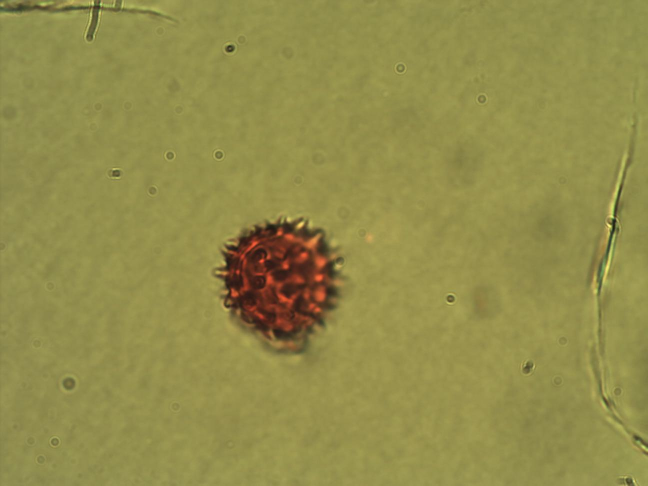
#> input picture Test/ageratum.png, 1296 x 972 px (shown at 1/2 size); its folder holds only this picture in this run
$ python -i preprocessing.py   (imports and definitions only)   (older library calls are emulated)
#> lines starting #> are read from the running program, lines starting #| are printed output that depends on the picture; after the words box and inside, x2 and y2 are one past the last pixel; in counts of white or black regions, pixels touching at a corner belong together
#> in preprocess_pipeline, image is the input picture: shape (972, 1296, 3); mean B, G, R 74.9, 140.9, 146.5
import cv2
import numpy as np
import matplotlib.pyplot as plt


def convert_to_gray(image: np.ndarray) -> np.ndarray:
    return cv2.cvtColor(image, cv2.COLOR_BGR2GRAY)


# decorrelation stretching -- doesn't seem to work as intended
# [21 lines left out: function decorrelation_stretch, not called in this run]

# alternative to decorrelation stretching, enhancing contrast
def apply_clahe_per_channel(image):
    # Split the channels
    channels = cv2.split(image)
    clahe = cv2.createCLAHE(clipLimit=2.0, tileGridSize=(8, 8))
    enhanced_channels = [clahe.apply(ch) for ch in channels]

    # Merge the channels back
    enhanced_image = cv2.merge(enhanced_channels)
    return enhanced_image

# CLAHE on LAB (Lightness):
# The L channel in the LAB color space represents lightness, which can be enhanced independently without affecting color saturation.
def apply_clahe_on_lab(image):
    # Convert to LAB color space
    lab_image = cv2.cvtColor(image, cv2.COLOR_RGB2LAB)
#> lab_image: shape (972, 1296, 3); mean of channels 0, 1, 2 139.3, 108.9, 118.5

    # Apply CLAHE to the L (lightness) channel
    l, a, b = cv2.split(lab_image)
    clahe = cv2.createCLAHE(clipLimit=2.0, tileGridSize=(8, 8))
    l_enhanced = clahe.apply(l)
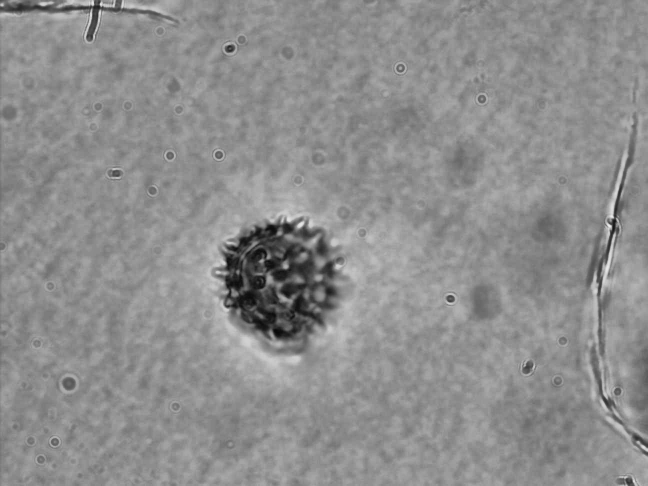
#> l_enhanced: shape (972, 1296) (shown at 1/2 size); min 7, max 242, mean 142
    lab_enhanced = cv2.merge((l_enhanced, a, b))
#> lab_enhanced: shape (972, 1296, 3); mean of channels 0, 1, 2 142, 108.9, 118.5

    # Convert back to RGB
    enhanced_image = cv2.cvtColor(lab_enhanced, cv2.COLOR_LAB2RGB)
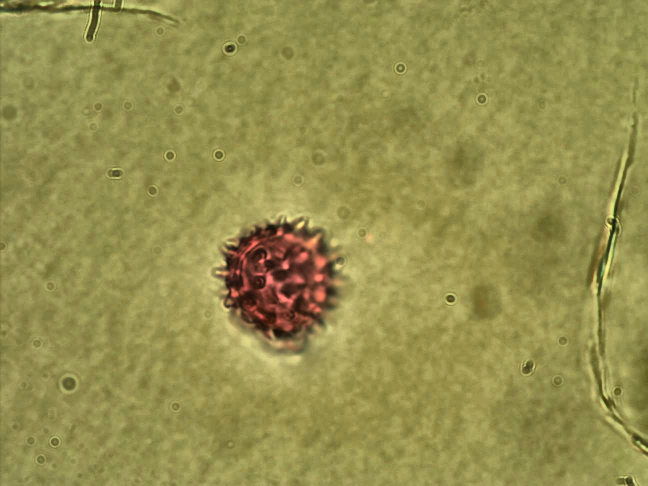
#> enhanced_image: shape (972, 1296, 3) (shown at 1/2 size); mean B, G, R 78.2, 143.8, 149.3
    return enhanced_image


# use Gaussian of laplacian to find edges - no-no for now
# [34 lines left out: function preprocess_findedges, not called in this run]


# best one so far, using the pipeline proposed by M. del Pozo-Banos et al. (M. del Pozo-Baños, et al., Features extraction techniques for pollen grain classification, Neurocomputing (2014), http://dx.doi.org/10.1016/j.neucom.2014.05.085i)
def preprocess_pipeline(image_path):
    image = cv2.imread(image_path)
    enhanced_image = apply_clahe_on_lab(image)
    enhanced_image2 = apply_clahe_per_channel(image) # results were not as good...
#> in apply_clahe_per_channel, `enhanced_channels = [clahe.apply(ch) for ch in channels]`: enhanced_channels = 3 items

    # Step 3: Convert to HSV and extract the saturation (S) channel
    hsv_image = cv2.cvtColor(enhanced_image, cv2.COLOR_RGB2HSV)
#> hsv_image: shape (972, 1296, 3); mean H, S, V 92.3, 122.5, 149.4
    s_channel = hsv_image[:, :, 1]
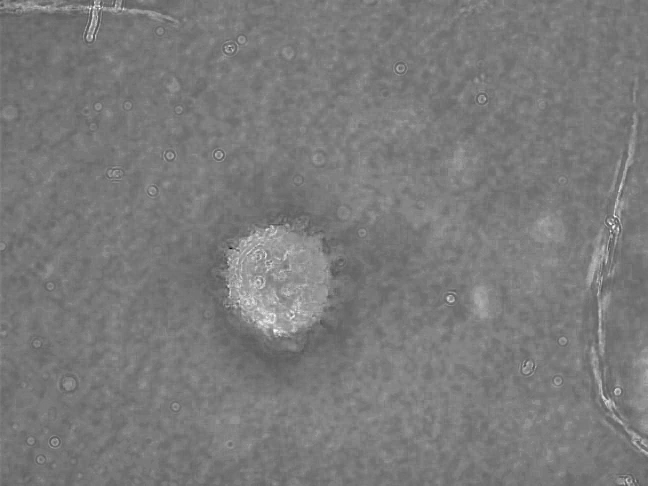
#> s_channel: shape (972, 1296) (shown at 1/2 size); min 0, max 255, mean 122.5

    # Step 4: Equalize the histogram of the saturation channel
    equalized_s = cv2.equalizeHist(s_channel)
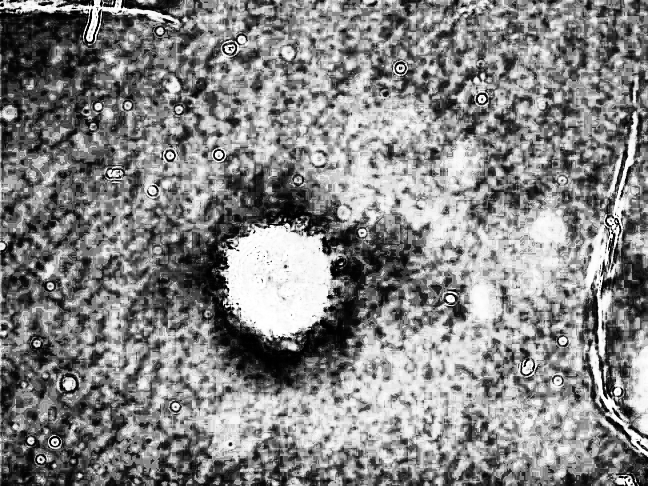
#> equalized_s: shape (972, 1296) (shown at 1/2 size); min 0, max 255, mean 132

    # Step 5: Binarize the saturation channel
    threshold = 0.75 * 255  # Since OpenCV uses values between 0-255
    threshold = 0.90 * 255  # Since OpenCV uses values between 0-255
    _, binary_mask = cv2.threshold(equalized_s, threshold, 255, cv2.THRESH_BINARY)
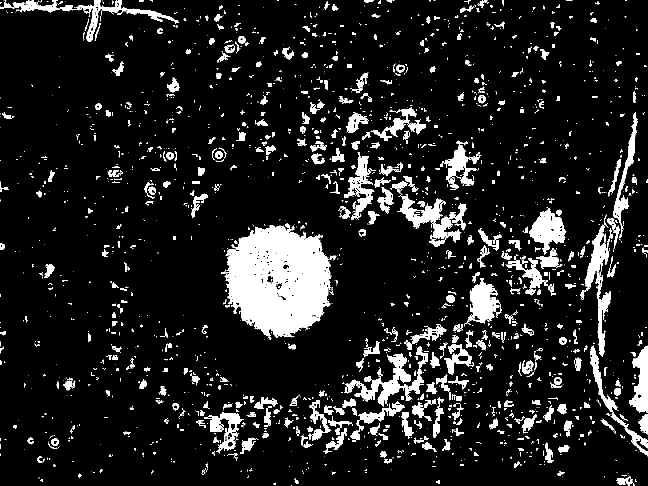
#> binary_mask: shape (972, 1296) (shown at 1/2 size); 11.3% white; 2095 white regions (1484 under 20 px), largest, box (x1, y1, x2, y2) and area: (449, 447, 663, 680) 34603, (706, 692, 856, 813) 4988, (1160, 449, 1226, 713) 4407

    # Step 6: Eliminate noise using morphological operations
    kernel = cv2.getStructuringElement(cv2.MORPH_ELLIPSE, (5, 5))
    cleaned_mask_close = cv2.morphologyEx(binary_mask, cv2.MORPH_CLOSE, kernel, iterations=6)
#> cleaned_mask_close: shape (972, 1296); 27.3% white; 390 white regions (225 under 20 px), largest, box (x1, y1, x2, y2) and area: (311, 102, 1296, 936) 231763, (442, 438, 685, 699) 41174, (0, 0, 375, 83) 9547
    cleaned_mask = cv2.morphologyEx(cleaned_mask_close, cv2.MORPH_OPEN, kernel, iterations=1)
#> cleaned_mask: shape (972, 1296); 26.8% white; 171 white regions (10 under 20 px), largest, box (x1, y1, x2, y2) and area: (312, 124, 1296, 936) 224896, (442, 439, 683, 699) 41130, (0, 0, 373, 83) 9527

    # Step 7: Apply the mask to the original image
    final_result = cv2.bitwise_and(enhanced_image, enhanced_image, mask=cleaned_mask)
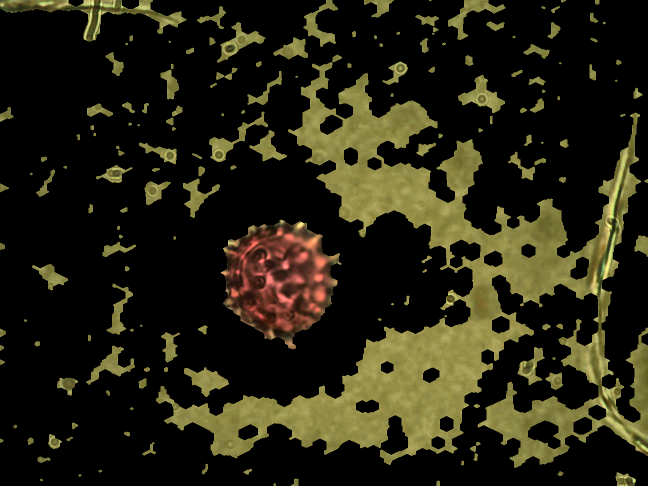
#> final_result: shape (972, 1296, 3) (shown at 1/2 size); mean B, G, R 18.1, 34.5, 37.2


    # Visualization
    fig, ax = plt.subplots(2, 3, figsize=(12, 8))
    ax = ax.ravel()

    titles = [
        'Original', 'Enhanced: CLAHE on RGB', 'HSV image', 'Equalized S channel', 'Binary Mask', 'Final Result'
    ]

    images = [
        image, enhanced_image, hsv_image, equalized_s, binary_mask, final_result
    ]

    for i in range(len(images)):
        if len(images[i].shape) == 3:  # Convert BGR to RGB for display
            ax[i].imshow(cv2.cvtColor(images[i], cv2.COLOR_BGR2RGB))
        else:
            ax[i].imshow(images[i], cmap='gray')
        ax[i].set_title(titles[i])
        ax[i].axis('off')
#> this loop made 6 passes

    plt.tight_layout()
    plt.show()
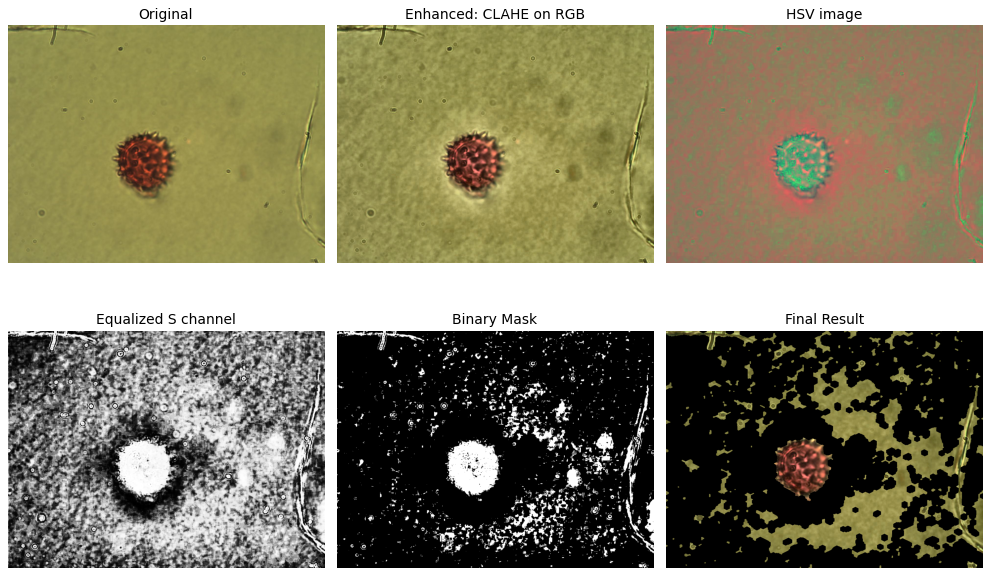
#> figure drawn by matplotlib, 6 panels
    return final_result, binary_mask


# [201 lines left out: functions preprocessing_pipeline1, preprocessing_pipeline2, preprocessing_pipeline3, not called in this run]

>>> result = preprocess_pipeline('Test/ageratum.png')
